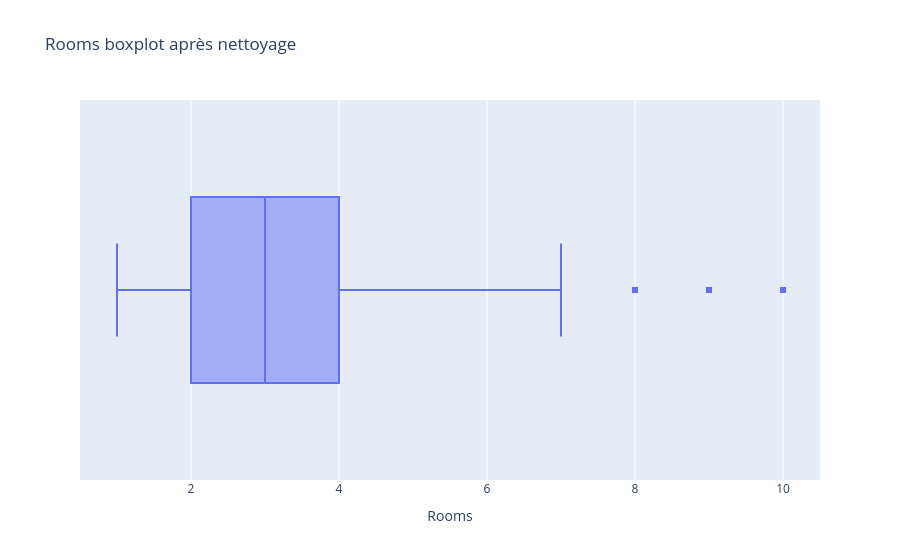

The notebook cell this image was saved under:
### Code cell
df.loc[(df['Rooms'] < 1) | (df['Rooms'] > 10), 'Rooms'] = np.nan
fig = px.box(
    df,
    x='Rooms',
    title='Rooms boxplot après nettoyage'
)
fig.show()

### Figure 1 — Plotly figure (JSON) as saved in the notebook; plotly's stock layout.template omitted (floating-point values rounded to 4 significant figures; data arrays with more than 128 entries replaced by an {"elided": "..."} marker saying what was removed)
{"data": [{"alignmentgroup": "True", "hovertemplate": "Rooms=%{x}<extra></extra>", "legendgroup": "", "marker": {"color": "#636efa"}, "name": "", "notched": false, "offsetgroup": "", "orientation": "h", "showlegend": false, "type": "box", "x": {"elided": "3035 float values"}, "x0": " ", "xaxis": "x", "y0": " ", "yaxis": "y"}], "layout": {"boxmode": "group", "legend": {"tracegroupgap": 0}, "title": {"text": "Rooms boxplot après nettoyage"}, "xaxis": {"anchor": "y", "domain": [0, 1], "title": {"text": "Rooms"}}, "yaxis": {"anchor": "x", "domain": [0, 1]}}}
